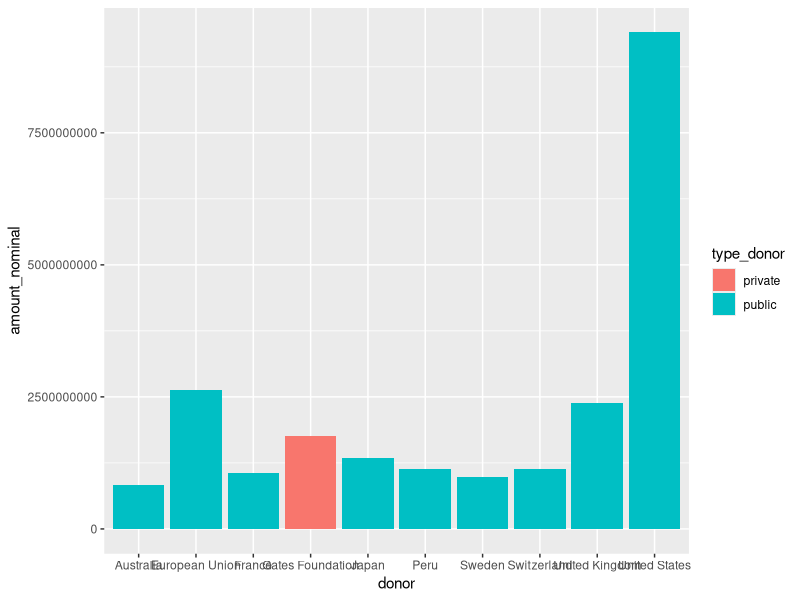
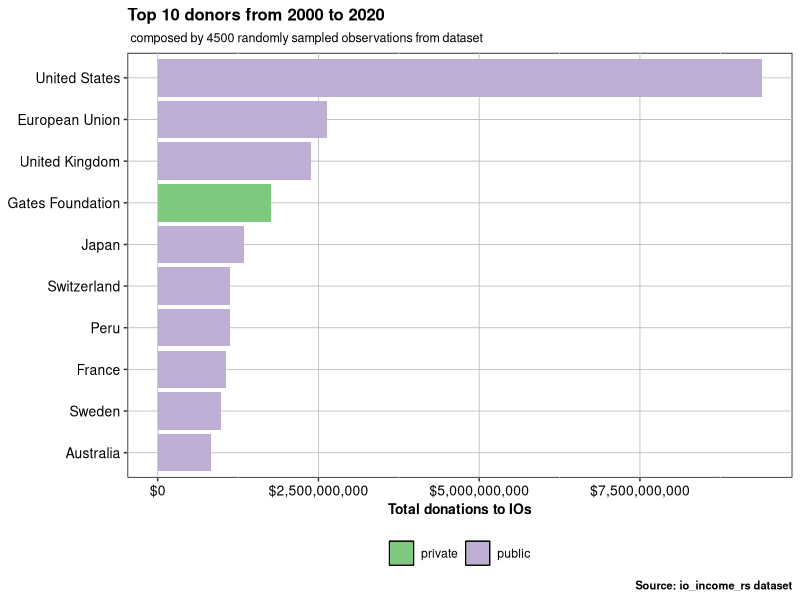
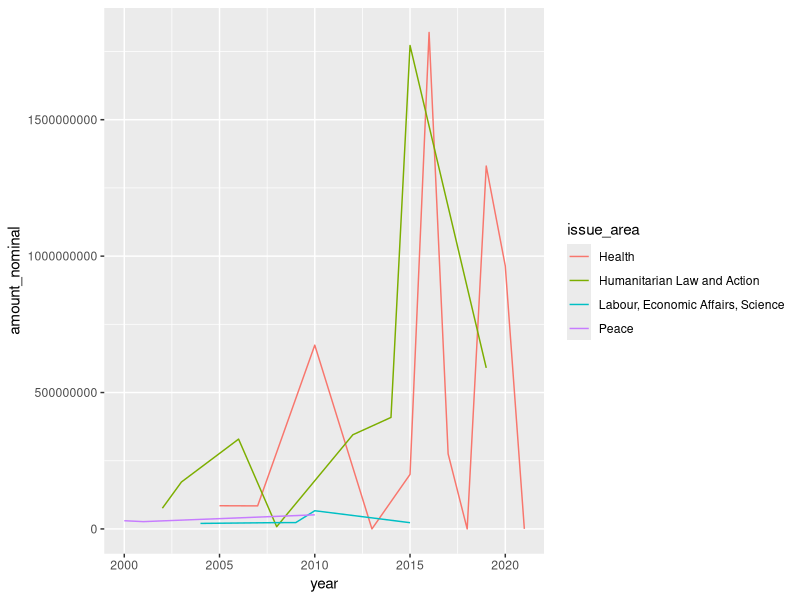
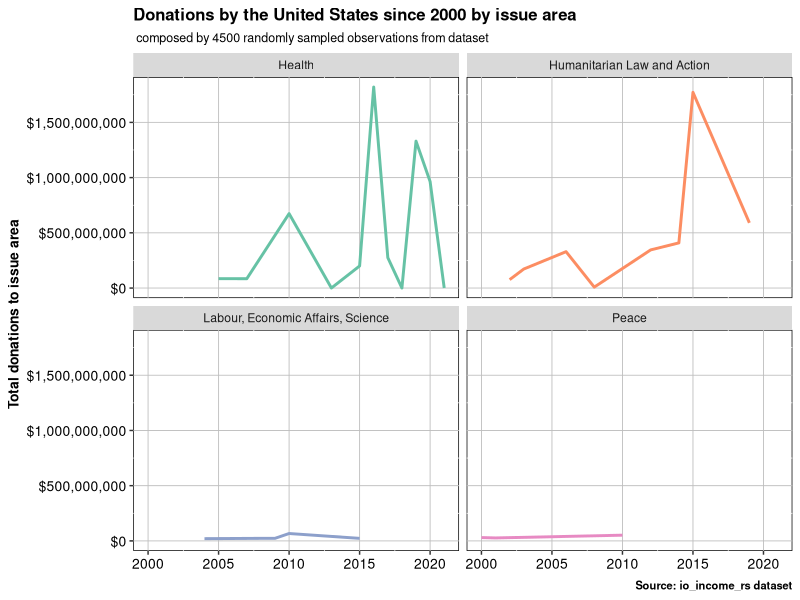
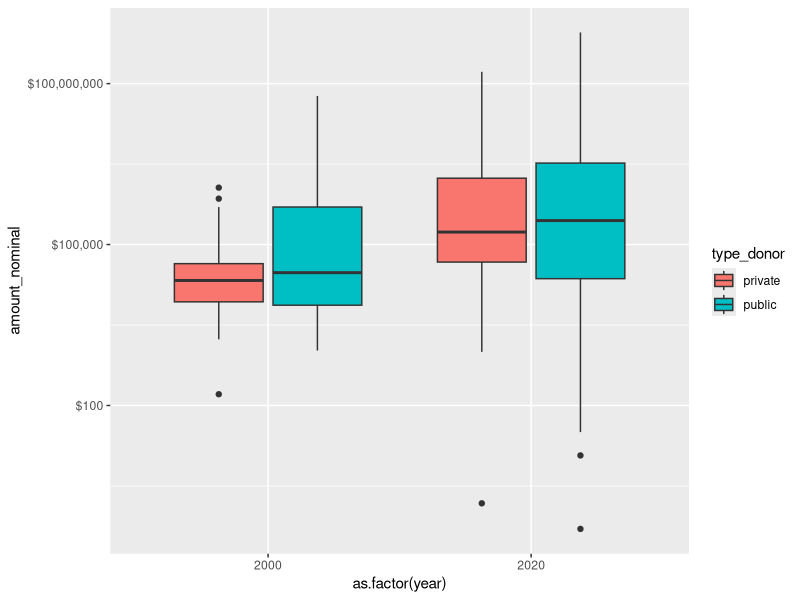
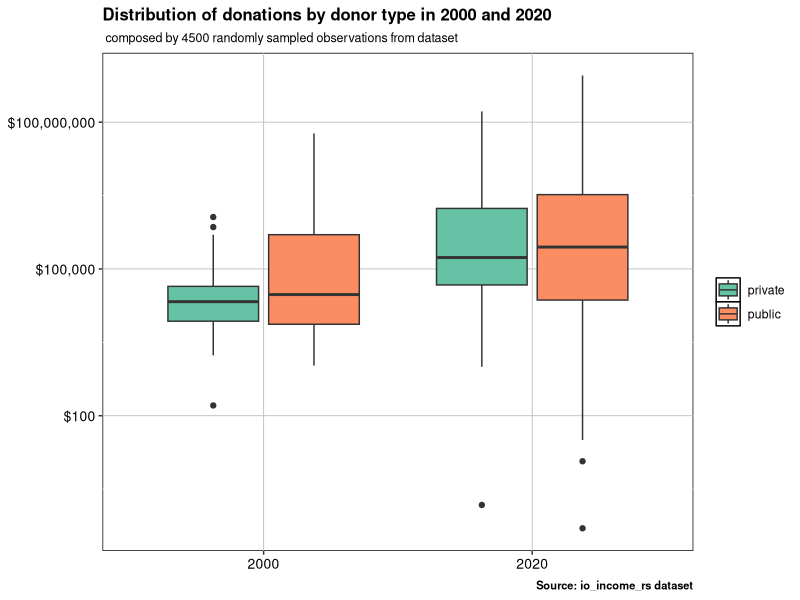
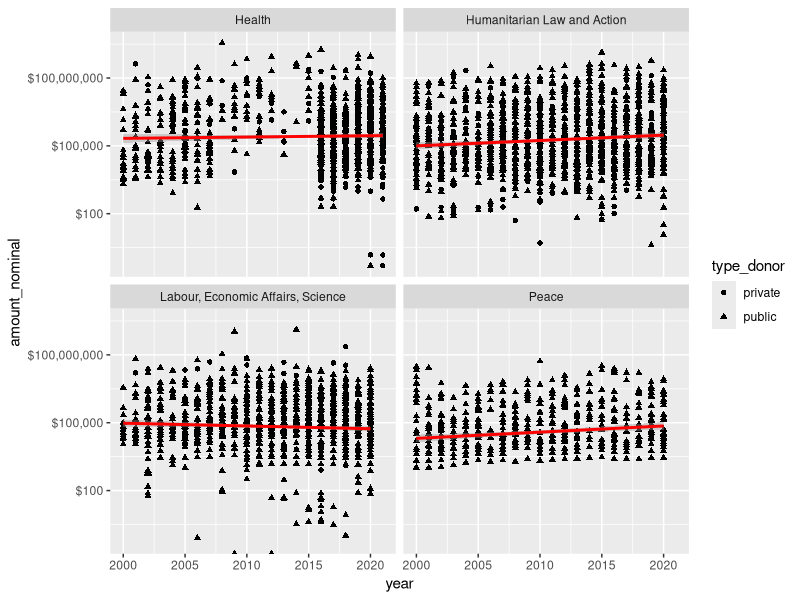
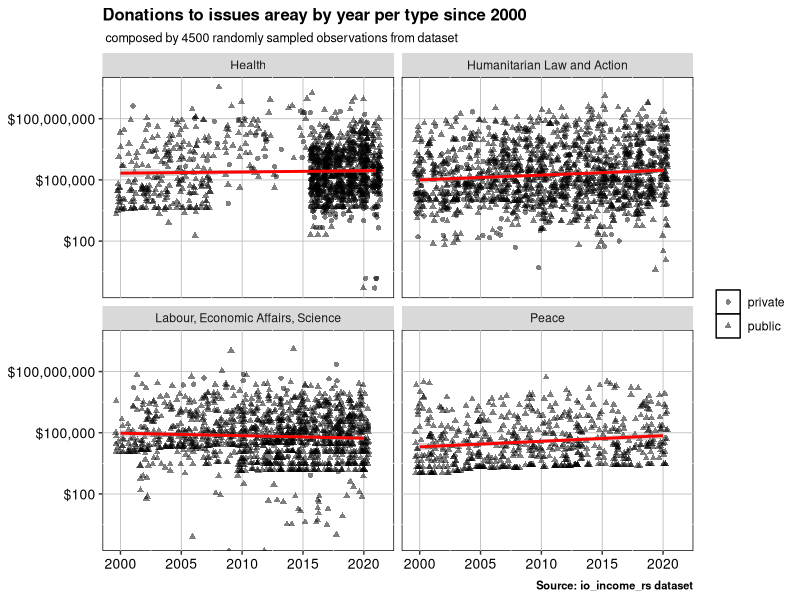

Generate these figures, in order, with R:
## ---- chunk 1
library(dplyr)
library(ggplot2)
library(tidyr)
library(scales)
library(readr)
io_income_rs <- read_csv("io_income_rs.csv")
options(scipen = 999)
## ---- chunk 2
io_income_rs %>%
  drop_na(donor)%>%
  group_by(donor, type_donor)%>%
  summarize(amount_nominal = sum(amount_nominal, na.rm = TRUE)) %>% 
  arrange(desc(amount_nominal))%>%
  ungroup()%>%
  slice_head(n=10)%>% 
  ggplot(mapping=aes(x=donor, y= amount_nominal, fill=type_donor))+
  geom_col() #minimal solution 

io_income_rs %>%
  drop_na(donor)%>%
  group_by(donor, type_donor)%>%
  summarize(amount_nominal = sum(amount_nominal, na.rm = TRUE)) %>% 
  arrange(desc(amount_nominal))%>%
  ungroup()%>%
  slice_head(n=10)%>%
  ggplot(mapping=aes(x=reorder(donor, amount_nominal), y= amount_nominal, fill=type_donor))+
  geom_col()+
  scale_fill_brewer(type="qual", palette= "Accent", direction=1)+
  scale_y_continuous(labels=scales::dollar)+
  labs( x = NULL, y = "Total donations to IOs", title = "Top 10 donors from 2000 to 2020", #removing redundant info
    subtitle=" composed by 4500 randomly sampled observations from dataset",
    caption = "Source: io_income_rs dataset")+
  theme(panel.background = element_rect("white", "black", .5, "solid"),
    panel.grid.major = element_line(color = "grey", size = 0.3, linetype = "solid"),
    axis.text = element_text(color = "black", size = 10),
    title = element_text(color = "black", size = 10, face = "bold"),
    legend.title = element_blank(),
    plot.subtitle = element_text(color = "black", size = 9, face = "plain"),
    legend.position = "bottom") +
    coord_flip() #flipping it to simplify reading
## ---- chunk 3
io_income_rs %>%
  filter(donor== "United States") %>%
  group_by(year, issue_area)%>%
  summarize(amount_nominal = sum(amount_nominal, na.rm = TRUE)) %>% 
  ggplot(mapping=aes(x=year, y=amount_nominal, color=issue_area))+
  geom_line() #minimal solution

io_income_rs %>%
  filter(donor== "United States") %>%
  group_by(year, issue_area)%>%
  summarize(amount_nominal = sum(amount_nominal, na.rm = TRUE)) %>% 
  ggplot(mapping=aes(x=year, y=amount_nominal, color=issue_area))+
  geom_line(size=1)+
  scale_color_brewer(type="qual", palette= "Set2", direction=1)+
  scale_y_continuous(labels=scales::dollar)+
  labs( x = NULL, y = "Total donations to issue area", title = "Donations by the United States since 2000 by issue area", #removing redundat info
    subtitle=" composed by 4500 randomly sampled observations from dataset",
    caption = "Source: io_income_rs dataset")+
  theme(panel.background = element_rect("white", "black", .5, "solid"),
    panel.grid.major = element_line(color = "grey", size = 0.3, linetype = "solid"),
    axis.text = element_text(color = "black", size = 10),
    title = element_text(color = "black", size = 10, face = "bold"),
    legend.title = element_blank(),
    plot.subtitle = element_text(color = "black", size = 9, face = "plain"),
    legend.position = "none")+
    facet_wrap(~issue_area)
## ---- chunk 4
io_income_rs %>%
  drop_na(type_donor) %>%
  filter(year==2000 | year == 2020) %>%
  ggplot(mapping=aes(x=as.factor(year), y=amount_nominal, fill=type_donor))+
  geom_boxplot()+
  scale_y_log10(labels=scales::dollar) #minimal solution

io_income_rs %>%
  drop_na(type_donor) %>%
  filter(year==2000 | year == 2020) %>%
  ggplot(mapping=aes(x=as.factor(year), y=amount_nominal, fill=type_donor))+
  geom_boxplot()+
  scale_y_log10(labels=scales::dollar)+
  scale_fill_brewer(type="qual", palette= "Set2", direction=1)+
  labs( x = NULL, y = NULL, title = "Distribution of donations by donor type in 2000 and 2020", #removing redundat info
    subtitle=" composed by 4500 randomly sampled observations from dataset",
    caption = "Source: io_income_rs dataset")+
  theme(panel.background = element_rect("white", "black", .5, "solid"),
    panel.grid.major = element_line(color = "grey", size = 0.3, linetype = "solid"),
    axis.text = element_text(color = "black", size = 10),
    title = element_text(color = "black", size = 10, face = "bold"),
    legend.title = element_blank(),
    plot.subtitle = element_text(color = "black", size = 9, face = "plain"),
    legend.position = "right")
## ---- chunk 5
io_income_rs %>%
  drop_na(type_donor)%>%
  ggplot(mapping=aes(x=year, y=amount_nominal))+
  geom_point(aes(shape=type_donor))+
  geom_smooth(method = "lm", color="red")+
  scale_y_log10(labels=scales::dollar)+
  facet_wrap(~issue_area) #minimal

io_income_rs %>%
  drop_na(type_donor) %>%
  ggplot(mapping=aes(x=year, y=amount_nominal)) +
  geom_point(aes(shape=type_donor), position="jitter", alpha=.5)+ # position jitter adds random noise to each observation, so they do not line up by year.
  geom_smooth(method = "lm", color="red") +
  scale_y_log10(labels=scales::dollar) +
  facet_wrap(~issue_area) +
  labs(x = NULL, y = NULL,
       title = "Donations to issues areay by year per type since 2000", #removing redundant info
       subtitle=" composed by 4500 randomly sampled observations from dataset",
       caption = "Source: io_income_rs dataset") +
  theme(panel.background = element_rect("white", "black", .5, "solid"),
    panel.grid.major = element_line(color = "grey", size = 0.3, linetype = "solid"),
    axis.text = element_text(color = "black", size = 10),
    title = element_text(color = "black", size = 10, face = "bold"),
    legend.title = element_blank(),
    plot.subtitle = element_text(color = "black", size = 9, face = "plain"),
    legend.position = "right")
